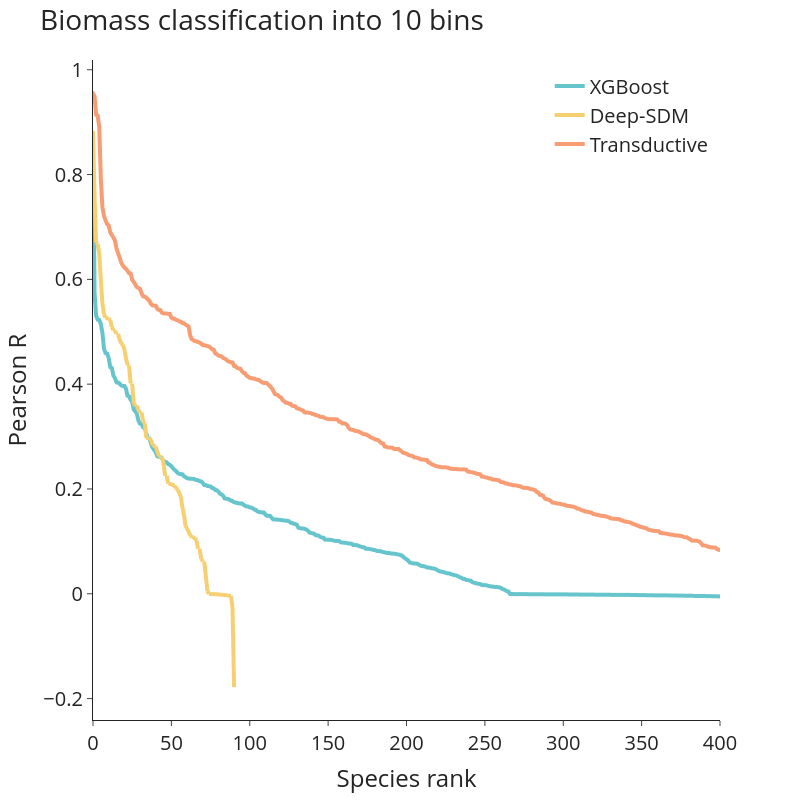

The notebook cell this image was saved under:
### Code cell
import plotly.express as px

fig = px.line(data[data['x'] <= 400], x='x', y='pearsonr', color='model', template = 'simple_white',
           width = 800, height=800,
           color_discrete_sequence = px.colors.qualitative.Pastel)

fig.update_layout(
    title='Biomass classification into 10 bins',
    xaxis_title='Species rank',
    yaxis_title='Pearson R',
    font=dict(size=20),
    legend_title_text='',
    legend=dict(yanchor="top",
                y=0.99,
                xanchor="right",
                x=0.99)
)

fig.update_traces(line={'width': 4})

### Figure 1 — Plotly figure (JSON) as saved in the notebook; plotly's stock layout.template omitted (floating-point values rounded to 4 significant figures; data arrays with more than 128 entries replaced by an {"elided": "..."} marker saying what was removed)
{"data": [{"hovertemplate": "model=XGBoost<br>x=%{x}<br>pearsonr=%{y}<extra></extra>", "legendgroup": "XGBoost", "line": {"color": "rgb(102, 197, 204)", "dash": "solid", "width": 4}, "marker": {"symbol": "circle"}, "mode": "lines", "name": "XGBoost", "showlegend": true, "type": "scattergl", "x": {"elided": "401 int values"}, "xaxis": "x", "y": {"elided": "401 float values"}, "yaxis": "y"}, {"hovertemplate": "model=Deep-SDM<br>x=%{x}<br>pearsonr=%{y}<extra></extra>", "legendgroup": "Deep-SDM", "line": {"color": "rgb(246, 207, 113)", "dash": "solid", "width": 4}, "marker": {"symbol": "circle"}, "mode": "lines", "name": "Deep-SDM", "showlegend": true, "type": "scattergl", "x": {"elided": "401 int values"}, "xaxis": "x", "y": {"elided": "401 float values"}, "yaxis": "y"}, {"hovertemplate": "model=Transductive<br>x=%{x}<br>pearsonr=%{y}<extra></extra>", "legendgroup": "Transductive", "line": {"color": "rgb(248, 156, 116)", "dash": "solid", "width": 4}, "marker": {"symbol": "circle"}, "mode": "lines", "name": "Transductive", "showlegend": true, "type": "scattergl", "x": {"elided": "401 int values"}, "xaxis": "x", "y": {"elided": "401 float values"}, "yaxis": "y"}], "layout": {"font": {"size": 20}, "height": 800, "legend": {"title": {"text": ""}, "tracegroupgap": 0, "x": 0.99, "xanchor": "right", "y": 0.99, "yanchor": "top"}, "margin": {"t": 60}, "title": {"text": "Biomass classification into 10 bins"}, "width": 800, "xaxis": {"anchor": "y", "domain": [0, 1], "title": {"text": "Species rank"}}, "yaxis": {"anchor": "x", "domain": [0, 1], "title": {"text": "Pearson R"}}}}
